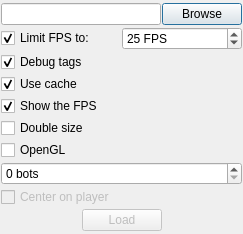
<?xml version="1.0" encoding="UTF-8"?>
<ui version="4.0">
 <class>Options</class>
 <widget class="QDialog" name="Options">
  <property name="geometry">
   <rect>
    <x>0</x>
    <y>0</y>
    <width>239</width>
    <height>234</height>
   </rect>
  </property>
  <property name="windowTitle">
   <string>Options</string>
  </property>
  <property name="windowIcon">
   <iconset resource="resources.qrc">
    <normaloff>:/icon.png</normaloff>:/icon.png</iconset>
  </property>
  <layout class="QVBoxLayout" name="verticalLayout">
   <property name="spacing">
    <number>1</number>
   </property>
   <property name="leftMargin">
    <number>1</number>
   </property>
   <property name="topMargin">
    <number>2</number>
   </property>
   <property name="rightMargin">
    <number>1</number>
   </property>
   <property name="bottomMargin">
    <number>1</number>
   </property>
   <item>
    <layout class="QHBoxLayout" name="horizontalLayout">
     <item>
      <widget class="QLineEdit" name="baseFile">
       <property name="minimumSize">
        <size>
         <width>160</width>
         <height>0</height>
        </size>
       </property>
       <property name="readOnly">
        <bool>true</bool>
       </property>
      </widget>
     </item>
     <item>
      <widget class="QPushButton" name="browse">
       <property name="text">
        <string>Browse</string>
       </property>
      </widget>
     </item>
    </layout>
   </item>
   <item>
    <layout class="QHBoxLayout" name="horizontalLayout_3">
     <item>
      <widget class="QCheckBox" name="limitFPS">
       <property name="text">
        <string>Limit FPS to:</string>
       </property>
       <property name="checked">
        <bool>true</bool>
       </property>
      </widget>
     </item>
     <item>
      <widget class="QSpinBox" name="targetFPS">
       <property name="suffix">
        <string> FPS</string>
       </property>
       <property name="minimum">
        <number>20</number>
       </property>
       <property name="value">
        <number>25</number>
       </property>
      </widget>
     </item>
    </layout>
   </item>
   <item>
    <widget class="QCheckBox" name="debugTags">
     <property name="text">
      <string>Debug tags</string>
     </property>
     <property name="checked">
      <bool>true</bool>
     </property>
    </widget>
   </item>
   <item>
    <widget class="QCheckBox" name="cache">
     <property name="text">
      <string>Use cache</string>
     </property>
     <property name="checked">
      <bool>true</bool>
     </property>
    </widget>
   </item>
   <item>
    <widget class="QCheckBox" name="showFPS">
     <property name="text">
      <string>Show the FPS</string>
     </property>
     <property name="checked">
      <bool>true</bool>
     </property>
    </widget>
   </item>
   <item>
    <widget class="QCheckBox" name="doubleSize">
     <property name="text">
      <string>Double size</string>
     </property>
    </widget>
   </item>
   <item>
    <widget class="QCheckBox" name="openGL">
     <property name="text">
      <string>OpenGL</string>
     </property>
    </widget>
   </item>
   <item>
    <widget class="QSpinBox" name="botCount">
     <property name="suffix">
      <string> bots</string>
     </property>
     <property name="minimum">
      <number>0</number>
     </property>
     <property name="maximum">
      <number>9999</number>
     </property>
     <property name="value">
      <number>0</number>
     </property>
    </widget>
   </item>
   <item>
    <widget class="QCheckBox" name="centerOnPlayer">
     <property name="enabled">
      <bool>false</bool>
     </property>
     <property name="text">
      <string>Center on player</string>
     </property>
    </widget>
   </item>
   <item>
    <layout class="QHBoxLayout" name="horizontalLayout_2">
     <item>
      <spacer name="horizontalSpacer">
       <property name="orientation">
        <enum>Qt::Horizontal</enum>
       </property>
       <property name="sizeHint" stdset="0">
        <size>
         <width>40</width>
         <height>20</height>
        </size>
       </property>
      </spacer>
     </item>
     <item>
      <widget class="QPushButton" name="load">
       <property name="enabled">
        <bool>false</bool>
       </property>
       <property name="text">
        <string>Load</string>
       </property>
      </widget>
     </item>
     <item>
      <spacer name="horizontalSpacer_2">
       <property name="orientation">
        <enum>Qt::Horizontal</enum>
       </property>
       <property name="sizeHint" stdset="0">
        <size>
         <width>40</width>
         <height>20</height>
        </size>
       </property>
      </spacer>
     </item>
    </layout>
   </item>
  </layout>
 </widget>
 <resources>
  <include location="resources.qrc"/>
 </resources>
 <connections>
  <connection>
   <sender>limitFPS</sender>
   <signal>toggled(bool)</signal>
   <receiver>targetFPS</receiver>
   <slot>setEnabled(bool)</slot>
   <hints>
    <hint type="sourcelabel">
     <x>101</x>
     <y>41</y>
    </hint>
    <hint type="destinationlabel">
     <x>132</x>
     <y>38</y>
    </hint>
   </hints>
  </connection>
 </connections>
</ui>
